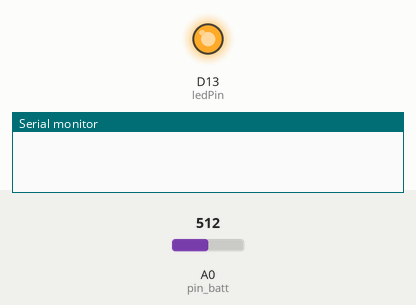
The sketch below on a simulated Arduino Zero (SAMD21). On the bench: output pins drawn as LEDs (lit = HIGH), the last lines printed to the serial monitor. The test bench sets the inputs (shaded band); at power-on: A0 (pin_batt) = 512 (analog values on the 0–1023 scale).

Above: at 0.1 s.
At 3.1 s:
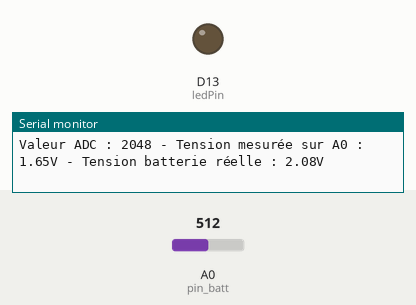
Timing chart, 0 to 4.6 s (numbered marks = the images above):
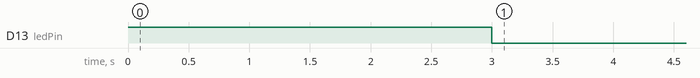

The sketch:

batterie.ino
```cpp
const int pin_batt = A0;
const float facteur_division = 0.795;  // Ajusté avec les mesures réelles
const float ref_ADC = 3.3;
const int resolution_ADC = 4095;
const int ledPin = LED_BUILTIN;

void setup() {
    pinMode(ledPin, OUTPUT); // Définit la LED comme sortie
    digitalWrite(ledPin, HIGH); // Allume la LED
    delay(3000); // Attente de 3 secondes
    digitalWrite(ledPin, LOW); // Éteint la LED
    Serial.begin(115200);
    analogReadResolution(12);
}

void loop() {
    int valeur_ADC = analogRead(pin_batt);
    float tension_ADC = (valeur_ADC * ref_ADC) / resolution_ADC;
    float tension_batt = tension_ADC / facteur_division;

    Serial.print("Valeur ADC : ");
    Serial.print(valeur_ADC);
    Serial.print(" - Tension mesurée sur A0 : ");
    Serial.print(tension_ADC);
    Serial.print("V - Tension batterie réelle : ");
    Serial.print(tension_batt);
    Serial.println("V");

    delay(1000);
}
```
